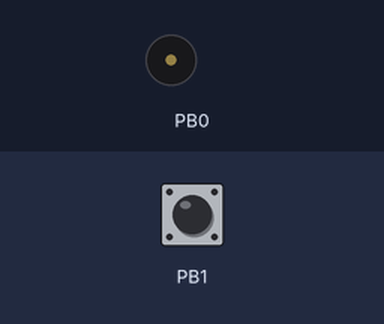
The program below on a simulated ATtiny13, built with avr-gcc and emulated at 1.2 MHz. Parts: buzzer (waves = sounding). Inputs (shaded band) come from the test bench; at power-on: PB1 HIGH. Sleep ends after the set time or at an interrupt.

Above: at 1.2 s.
1.3 s: PB1 pulled LOW for 0.15 s
At 1.6 s:
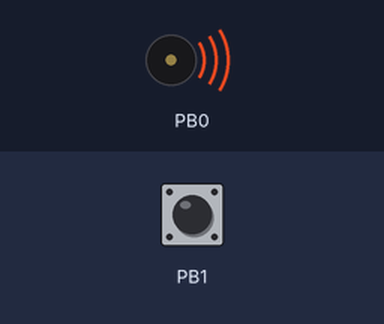
4.4 s: PB1 pulled LOW for 3.2 s
10.6 s: PB1 pulled LOW for 1 s
At 16.3 s:
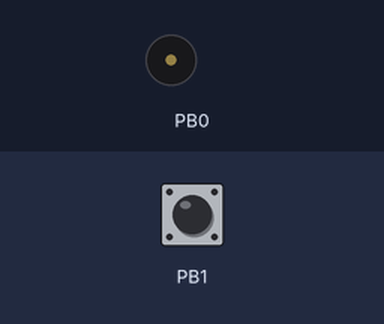
Timing chart, 0 to 17.8 s (numbered marks = the images above; inputs shaded):
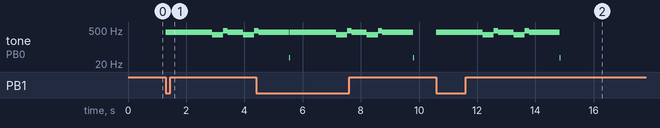

Measured:
- after the input at 1.3 s, tone on PB0: plays 408 Hz for 1.6 s, 313 Hz for 0.38 s, 469 Hz for 0.15 s, 408 Hz for 0.53 s, 313 Hz for 0.38 s, 469 Hz for 0.06 s, starting at once
- after the input at 10.6 s, tone on PB0: plays 408 Hz for 1.6 s, 313 Hz for 0.38 s, 469 Hz for 0.15 s, 408 Hz for 0.53 s, 313 Hz for 0.38 s, 469 Hz for 0.15 s … (8 notes in this stretch), starting at once

The program:

main.c
```c
/*
Attiny13 Star Wars melody
*/

#define F_CPU 1200000UL
#include <avr/io.h>
#include <avr/pgmspace.h>
#include <util/delay.h>
#include <avr/interrupt.h>
#include <avr/sleep.h>

#define COUNT_NOTES 39

//частоты ноты
const uint16_t frequences[COUNT_NOTES] PROGMEM = {
    392, 392, 392, 311, 466, 392, 311, 466, 392}; //,
/*    587, 587, 587, 622, 466, 369, 311, 466, 392,
    784, 392, 392, 784, 739, 698, 659, 622, 659,
    415, 554, 523, 493, 466, 440, 466,
    311, 369, 311, 466, 392 };*/

//длительность нот
const uint16_t durations[COUNT_NOTES] PROGMEM = {
    350, 350, 350, 250, 100, 350, 250, 100, 700}; //,
    /*350, 350, 350, 250, 100, 350, 250, 100, 700,
    350, 250, 100, 350, 250, 100, 100, 100, 450,
    150, 350, 250, 100, 100, 100, 450,
    150, 350, 250, 100, 750 };*/

int main( void )
{
    /*
    вход от кнопки (фиксирован) = PB1 , т.к. от этого порта
    срабатывает прерывание INT0 - единственное внешнее прерывание,
    которое может пробудить контроллер из режима максимального
    энергосбережения Power-down

    выход на пищалку (фиксирован) = PB0, т.к. таймер может управлять
    только пинами PB0 и PB1, последний из которых уже занят кнопкой
    */

    DDRB = (1 << DDB0);		//переключить PB0 на выход

    /*
    по-хорошему, даже от вывода мелодии по прерыванию INT0 можно отказаться,
    если подключить кнопку на RESET: после сброса контроллер будет выполнять инициализацию,
    затем тут же проигрывать мелодию и ...уходить в режим максимального
    энергосбережения до следующего сброса
    */

    PORTB = (1 << PORTB1);	//включить подтяжку на PB1
    GIMSK = (1 << INT0);	//разрешить прерывание INT0 (PB1)

    set_sleep_mode(SLEEP_MODE_PWR_DOWN);	//настроить энергосберегающий режим Power-down

    sei();				//включить прерывания

    while(1)
        sleep_mode();	//войти в режим энергосбережения
}

// вывод мелодии
static inline void doSound(void)
{
    //включить и настроить таймер
    TCCR0A = (1 << COM0A0) | (1 << WGM01);	//Toggle OC0A (PB0) on Compare Match ; mode = CTC
    TCCR0B = (1 << CS01) | (1 << CS00);		//Clock Select = F_CPU/64

    //поочередно проигрываем ноты
    for (uint8_t i = 0; i < COUNT_NOTES; i++)
    {
        //получить данные из памяти
        int16_t freq = pgm_read_word(&(frequences[i]));
        int16_t dur = pgm_read_word(&(durations[i]));

        //увеличиваем длительность в 1.5 раза
        dur *= 3;
        dur /= 2;

        //задаем частоту на выходе PB0
        OCR0A = (F_CPU / (2UL * 64UL * freq)) - 1;

        //ожидаем, пока играет нота
        while (dur > 0)
        {
            _delay_ms(10);
            dur -= 10;
        }
    }

    //отключить таймер
    TCCR0A = 0;
    TCCR0B = 0;
}

// обработчик прерывания INT0
ISR(INT0_vect)
{
    doSound();
}
```
